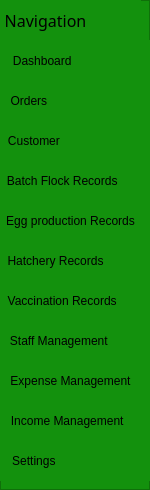
              <widget class="QFrame" name="frame_4">
               <property name="minimumSize">
                <size>
                 <width>150</width>
                 <height>0</height>
                </size>
               </property>
               <property name="maximumSize">
                <size>
                 <width>150</width>
                 <height>16777215</height>
                </size>
               </property>
               <property name="styleSheet">
                <string notr="true">background-color: rgb(19, 145, 13);</string>
               </property>
               <property name="frameShape">
                <enum>QFrame::StyledPanel</enum>
               </property>
               <property name="frameShadow">
                <enum>QFrame::Raised</enum>
               </property>
               <widget class="QPushButton" name="btn_pageHomepage_Dashboard">
                <property name="geometry">
                 <rect>
                  <x>-40</x>
                  <y>40</y>
                  <width>201</width>
                  <height>41</height>
                 </rect>
                </property>
                <property name="cursor">
                 <cursorShape>PointingHandCursor</cursorShape>
                </property>
                <property name="styleSheet">
                 <string notr="true">background-color: rgb(19, 145, 13);
border: 2px solid rgb(19, 145, 13);</string>
                </property>
                <property name="text">
                 <string>Dashboard           </string>
                </property>
                <property name="icon">
                 <iconset resource="resources.qrc">
                  <normaloff>:/icons/icons/Dashboard.png</normaloff>:/icons/icons/Dashboard.png</iconset>
                </property>
               </widget>
               <widget class="QLabel" name="label_5">
                <property name="geometry">
                 <rect>
                  <x>-50</x>
                  <y>0</y>
                  <width>191</width>
                  <height>41</height>
                 </rect>
                </property>
                <property name="font">
                 <font>
                  <family>Franklin Gothic Medium</family>
                  <pointsize>12</pointsize>
                 </font>
                </property>
                <property name="text">
                 <string>Navigation</string>
                </property>
                <property name="alignment">
                 <set>Qt::AlignCenter</set>
                </property>
               </widget>
               <widget class="QPushButton" name="btn_pageHomepage_sales">
                <property name="geometry">
                 <rect>
                  <x>0</x>
                  <y>80</y>
                  <width>151</width>
                  <height>41</height>
                 </rect>
                </property>
                <property name="cursor">
                 <cursorShape>PointingHandCursor</cursorShape>
                </property>
                <property name="styleSheet">
                 <string notr="true">background-color: rgb(19, 145, 13);
border: 2px solid rgb(19, 145, 13);
</string>
                </property>
                <property name="text">
                 <string>Orders                            </string>
                </property>
                <property name="icon">
                 <iconset resource="resources.qrc">
                  <normaloff>:/icons/icons/order.png</normaloff>:/icons/icons/order.png</iconset>
                </property>
               </widget>
               <widget class="QPushButton" name="btn_pageHomepage_customer">
                <property name="geometry">
                 <rect>
                  <x>0</x>
                  <y>120</y>
                  <width>161</width>
                  <height>41</height>
                 </rect>
                </property>
                <property name="cursor">
                 <cursorShape>PointingHandCursor</cursorShape>
                </property>
                <property name="styleSheet">
                 <string notr="true">background-color: rgb(19, 145, 13);
border: 2px solid rgb(19, 145, 13);</string>
                </property>
                <property name="text">
                 <string>Customer                            </string>
                </property>
                <property name="icon">
                 <iconset resource="resources.qrc">
                  <normaloff>:/icons/icons/customer.png</normaloff>:/icons/icons/customer.png</iconset>
                </property>
               </widget>
               <widget class="QPushButton" name="btn_pageHomepage_batchFlock">
                <property name="geometry">
                 <rect>
                  <x>-10</x>
                  <y>160</y>
                  <width>161</width>
                  <height>41</height>
                 </rect>
                </property>
                <property name="cursor">
                 <cursorShape>PointingHandCursor</cursorShape>
                </property>
                <property name="styleSheet">
                 <string notr="true">background-color: rgb(19, 145, 13);
border: 2px solid rgb(19, 145, 13);</string>
                </property>
                <property name="text">
                 <string>Batch Flock Records     </string>
                </property>
                <property name="icon">
                 <iconset resource="resources.qrc">
                  <normaloff>:/icons/icons/batch flock management.png</normaloff>:/icons/icons/batch flock management.png</iconset>
                </property>
               </widget>
               <widget class="QPushButton" name="btn_pageHomepage_eggProduction">
                <property name="geometry">
                 <rect>
                  <x>-10</x>
                  <y>200</y>
                  <width>161</width>
                  <height>41</height>
                 </rect>
                </property>
                <property name="cursor">
                 <cursorShape>PointingHandCursor</cursorShape>
                </property>
                <property name="styleSheet">
                 <string notr="true">background-color: rgb(19, 145, 13);
border: 2px solid rgb(19, 145, 13);</string>
                </property>
                <property name="text">
                 <string>Egg production Records</string>
                </property>
                <property name="icon">
                 <iconset resource="resources.qrc">
                  <normaloff>:/icons/icons/Egg prodction.png</normaloff>:/icons/icons/Egg prodction.png</iconset>
                </property>
               </widget>
               <widget class="QPushButton" name="btn_pageHomepage_hatchery">
                <property name="geometry">
                 <rect>
                  <x>0</x>
                  <y>240</y>
                  <width>161</width>
                  <height>41</height>
                 </rect>
                </property>
                <property name="cursor">
                 <cursorShape>PointingHandCursor</cursorShape>
                </property>
                <property name="styleSheet">
                 <string notr="true">background-color: rgb(19, 145, 13);
border: 2px solid rgb(19, 145, 13);</string>
                </property>
                <property name="text">
                 <string>Hatchery Records               </string>
                </property>
                <property name="icon">
                 <iconset resource="resources.qrc">
                  <normaloff>:/icons/icons/Hatchery records.png</normaloff>:/icons/icons/Hatchery records.png</iconset>
                </property>
               </widget>
               <widget class="QPushButton" name="btn_pageHomepage_staffManagement">
                <property name="geometry">
                 <rect>
                  <x>-10</x>
                  <y>320</y>
                  <width>161</width>
                  <height>41</height>
                 </rect>
                </property>
                <property name="cursor">
                 <cursorShape>PointingHandCursor</cursorShape>
                </property>
                <property name="styleSheet">
                 <string notr="true">background-color: rgb(19, 145, 13);
border: 2px solid rgb(19, 145, 13);</string>
                </property>
                <property name="text">
                 <string>Staff Management       </string>
                </property>
                <property name="icon">
                 <iconset resource="resources.qrc">
                  <normaloff>:/icons/icons/Staff management.png</normaloff>:/icons/icons/Staff management.png</iconset>
                </property>
               </widget>
               <widget class="QPushButton" name="btn_pageHomepage_expenseManagement">
                <property name="geometry">
                 <rect>
                  <x>-10</x>
                  <y>360</y>
                  <width>161</width>
                  <height>41</height>
                 </rect>
                </property>
                <property name="cursor">
                 <cursorShape>PointingHandCursor</cursorShape>
                </property>
                <property name="styleSheet">
                 <string notr="true">background-color: rgb(19, 145, 13);
border: 2px solid rgb(19, 145, 13);</string>
                </property>
                <property name="text">
                 <string>Expense Management</string>
                </property>
                <property name="icon">
                 <iconset resource="resources.qrc">
                  <normaloff>:/icons/icons/expense (2).png</normaloff>:/icons/icons/expense (2).png</iconset>
                </property>
               </widget>
               <widget class="QPushButton" name="btn_pageHomepage_incomeManagement">
                <property name="geometry">
                 <rect>
                  <x>-10</x>
                  <y>400</y>
                  <width>161</width>
                  <height>41</height>
                 </rect>
                </property>
                <property name="cursor">
                 <cursorShape>PointingHandCursor</cursorShape>
                </property>
                <property name="styleSheet">
                 <string notr="true">background-color: rgb(19, 145, 13);
border: 2px solid rgb(19, 145, 13);</string>
                </property>
                <property name="text">
                 <string>Income Management  </string>
                </property>
                <property name="icon">
                 <iconset resource="resources.qrc">
                  <normaloff>:/icons/icons/income management.png</normaloff>:/icons/icons/income management.png</iconset>
                </property>
               </widget>
               <widget class="QPushButton" name="btn_pageHomepage_settings">
                <property name="geometry">
                 <rect>
                  <x>-10</x>
                  <y>440</y>
                  <width>161</width>
                  <height>41</height>
                 </rect>
                </property>
                <property name="cursor">
                 <cursorShape>PointingHandCursor</cursorShape>
                </property>
                <property name="styleSheet">
                 <string notr="true">background-color: rgb(19, 145, 13);
border: 2px solid rgb(19, 145, 13);</string>
                </property>
                <property name="text">
                 <string>Settings                      </string>
                </property>
                <property name="icon">
                 <iconset resource="resources.qrc">
                  <normaloff>:/icons/icons/settings.png</normaloff>:/icons/icons/settings.png</iconset>
                </property>
               </widget>
               <widget class="QPushButton" name="btn_pageHomepage_vaccination">
                <property name="geometry">
                 <rect>
                  <x>0</x>
                  <y>280</y>
                  <width>161</width>
                  <height>41</height>
                 </rect>
                </property>
                <property name="cursor">
                 <cursorShape>PointingHandCursor</cursorShape>
                </property>
                <property name="styleSheet">
                 <string notr="true">background-color: rgb(19, 145, 13);
border: 2px solid rgb(19, 145, 13);</string>
                </property>
                <property name="text">
                 <string>Vaccination Records           </string>
                </property>
                <property name="icon">
                 <iconset resource="resources.qrc">
                  <normaloff>:/icons/icons/Vaccination.png</normaloff>:/icons/icons/Vaccination.png</iconset>
                </property>
               </widget>
              </widget>
